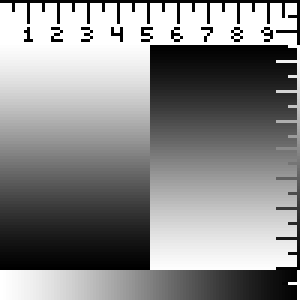
#> input picture IMG102_test_image_4_colors_328p/test.bmp, 100 x 100 px (shown 3 times larger)
$ python bmp2raw_img_mono.py ../IMG102_test_image_4_colors_328p/test.bmp
#> lines starting #> are read from the running program, lines starting #| are printed output that depends on the picture; after the words box and inside, x2 and y2 are one past the last pixel; in counts of white or black regions, pixels touching at a corner belong together
import cv2
import numpy as np
import sys
from numba import njit


@njit(cache=True)
def frame_to_byte_array(raw_frame):
    output_byte_array = np.zeros(int(raw_frame.shape[0] * raw_frame.shape[1] // 8), dtype=np.uint8)
    index = 0
    for y in range(0, raw_frame.shape[0]):
        for x in range(0,  raw_frame.shape[1], 8):
            byte = 0
            for offset in range(0, 8):
                byte += raw_frame[y][x+offset] // 255 * (128 >> offset)
            output_byte_array[index] = ~byte
            index += 1
    return output_byte_array


def byte_array_to_hex(byte_array):
    with open("image_mono.h", 'w') as output_file:
        output_file.write('static const uint8_t image[100][13] PROGMEM = {\n')
        counter = 0
        for i in byte_array:
            output_file.write(hex(i) + ', ')
            counter += 1
            if counter == 13:
                output_file.write('\n')
                counter = 0
        output_file.write('};\n')


if __name__ == "__main__":
    try:
        input_img = cv2.imread(sys.argv[1])
#> input_img is the input picture: shape (100, 100, 3); min 0, max 255, mean 138
    except Exception:
        print("No input file specified")
        sys.exit(1)
    input_img = cv2.resize(input_img, (100, 100), interpolation=cv2.INTER_AREA)
    input_img = cv2.cvtColor(input_img, cv2.COLOR_BGR2GRAY)
#> input_img: shape (100, 100)
    input_img = cv2.copyMakeBorder(input_img, 0, 0, 0, 4, cv2.BORDER_CONSTANT, value=[255, 255, 255])
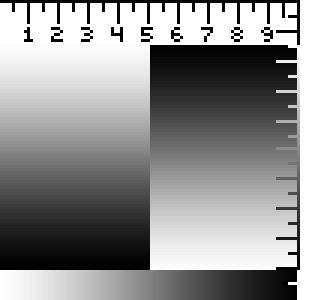
#> input_img: shape (100, 104) (shown 3 times larger); min 0, max 255, mean 142.5
    ret, input_img = cv2.threshold(input_img, 127, 255, cv2.THRESH_BINARY)
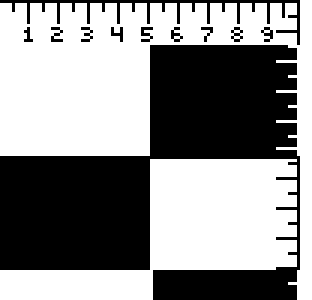
#> input_img: shape (100, 104) (shown 3 times larger); 55.9% white; 11 black regions (9 under 20 px), largest, box (x1, y1, x2, y2) and area: (0, 15, 100, 100) 4277, (0, 0, 100, 15) 219

    byte_array = frame_to_byte_array(input_img)
#> byte_array = 1300 values, max 255 at index 0, min 0 at index 52, mean 116
    byte_array_to_hex(byte_array)
#> the loop in byte_array_to_hex, `for i in byte_array:` made 1300 passes
#> i on passes 1 to 12: 255, 255, 255, 255, 255, 255, 255, 255, 255, 255, 255, 255
#> after the loop in byte_array_to_hex, `for i in byte_array:`: counter = 0
